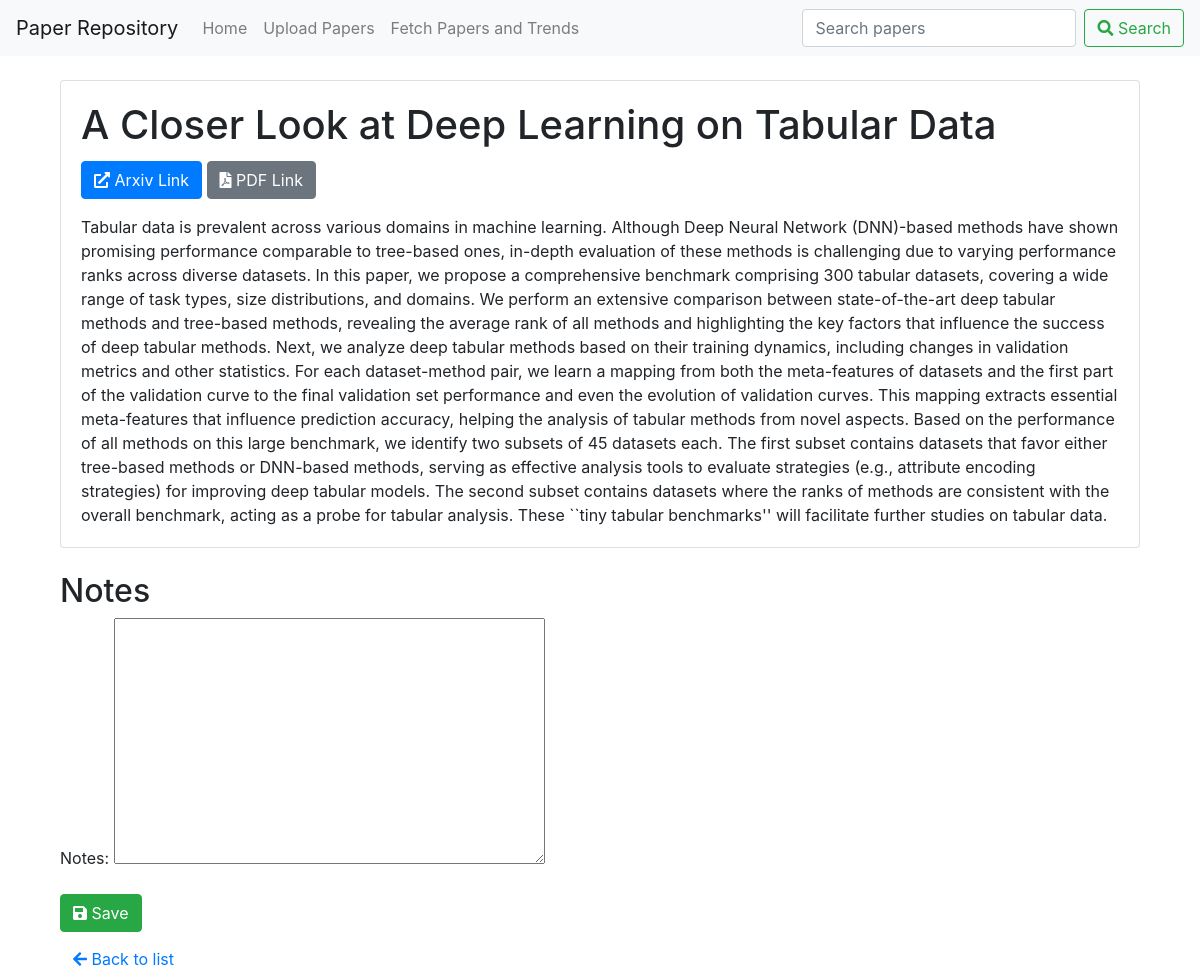
Page /paper/6290/ (signed in) on the committed database.
### papers/models.py (models this page shows, shortened)
class Paper(models.Model):
    title = models.CharField(max_length=200)
    link = models.URLField(unique=True)
    summary = models.TextField()
    pdf_link = models.URLField()
    notes = models.TextField(blank=True, null=True)
    publication_date = models.DateField(null=True, blank=True)
    similarity = models.FloatField(null=True, blank=True)
    embedding = models.TextField(blank=True, null=True)  # Store embeddings as JSON serialized strings

### papers/views.py (the view)
# urls.py: path('paper/<int:pk>/', views.paper_detail, name='paper_detail'),
@login_required
def paper_detail(request, pk):
    paper = get_object_or_404(Paper, pk=pk)
    if request.method == 'POST':
        form = NoteForm(request.POST, instance=paper)
        if form.is_valid():
            form.save()
            return redirect('paper_detail', pk=paper.pk)
    else:
        form = NoteForm(instance=paper)
    return render(request, 'papers/paper_detail.html', {'paper': paper, 'form': form})

### papers/forms.py
class NoteForm(forms.ModelForm):
    class Meta:
        model = Paper
        fields = ['notes']

### papers/templates/papers/paper_detail.html (shortened to what this page needs)
{% extends 'papers/base.html' %}
{% block content %}
<div class="container mt-4">
    <div class="card">
        <div class="card-body">
            <h1 class="card-title">{{ paper.title }}</h1>
            <div class="mb-3">
                <a href="{{ paper.link }}" class="btn btn-primary me-2" target="_blank"><i class="fas fa-external-link-alt"></i> Arxiv Link</a>
                <a href="{{ paper.pdf_link }}" class="btn btn-secondary" target="_blank"><i class="fas fa-file-pdf"></i> PDF Link</a>
            </div>
            <p class="card-text">{{ paper.summary }}</p>
        </div>
    </div>
    <div class="mt-4">
        <h2>Notes</h2>
        <form method="post" >
            {{ form.as_p }}
            <button type="submit" class="btn btn-success"><i class="fas fa-save"></i> Save</button>
        </form>
        <a href="{% url 'paper_list' %}" class="btn btn-link mt-2"><i class="fas fa-arrow-left"></i> Back to list</a>
    </div>
</div>
{% endblock %}

### papers/templates/papers/base.html (shortened to what this page needs)
<!DOCTYPE html>
<html>
<head>
    <link rel="stylesheet" href="https://stackpath.bootstrapcdn.com/bootstrap/4.5.2/css/bootstrap.min.css">
    <link rel="stylesheet" href="https://cdnjs.cloudflare.com/ajax/libs/font-awesome/5.15.4/css/all.min.css">
</head>
<body>
    <nav class="navbar navbar-expand-lg navbar-light bg-light">
        <a class="navbar-brand" href="{% url 'paper_list' %}">Paper Repository</a>
        <div class="collapse navbar-collapse" id="navbarNav">
            <ul class="navbar-nav mr-auto">
                <li class="nav-item">
                    <a class="nav-link" href="{% url 'paper_list' %}">Home</a>
                </li>
                <li class="nav-item">
                    <a class="nav-link" href="{% url 'upload_papers' %}">Upload Papers</a>
                </li>
                <li class="nav-item">
                    <a class="nav-link" href="{% url 'fetch_and_trends' %}">Fetch Papers and Trends</a>
                </li>
            </ul>
            <form method="get" action="{% url 'search_papers' %}" class="form-inline my-2 my-lg-0">
                <input class="form-control mr-sm-2" type="search" placeholder="Search papers" aria-label="Search" name="query">
                <button class="btn btn-outline-success my-2 my-sm-0" type="submit"><i class="fas fa-search"></i> Search</button>
            </form>
        </div>
    </nav>
    <div class="container mt-4">
        {% block content %}
        {% endblock %}
    </div>
</body>
</html>

### rows in the picture
Paper: title "A Closer Look at Deep Learning on Tabular Data", summary "Tabular data is prevalent across various domains in machine learning. Although Deep Neural Network (DNN)-based methods have shown promising performance comparable to tree-based ones, in-depth evaluation of these methods is challenging due to varying performance ranks across diverse datasets. In this paper, we propose a comprehensive benchmark comprising 300 tabular datasets, covering a wide range of task types, size distributions, and domains. We perform an extensive comparison between state-of-the-art deep tabular methods and tree-based methods, revealing the average rank of all methods and highlighting the key factors that influence the success of deep tabular methods. Next, we analyze…"
